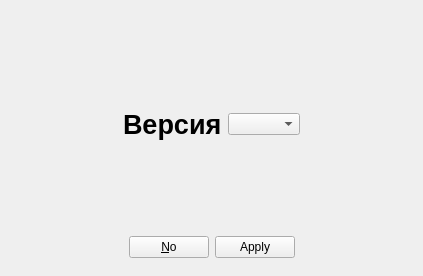
<?xml version="1.0" encoding="UTF-8"?>
<ui version="4.0">
 <class>Menu</class>
 <widget class="QMainWindow" name="Menu">
  <property name="geometry">
   <rect>
    <x>0</x>
    <y>0</y>
    <width>412</width>
    <height>276</height>
   </rect>
  </property>
  <property name="windowTitle">
   <string>MainWindow</string>
  </property>
  <widget class="QWidget" name="centralwidget">
   <layout class="QVBoxLayout" name="verticalLayout">
    <item>
     <widget class="QStackedWidget" name="windows_maker">
      <property name="currentIndex">
       <number>3</number>
      </property>
      <widget class="QWidget" name="pagr_main">
       <layout class="QGridLayout" name="gridLayout">
        <item row="0" column="2">
         <spacer name="horizontalSpacer">
          <property name="orientation">
           <enum>Qt::Horizontal</enum>
          </property>
          <property name="sizeHint" stdset="0">
           <size>
            <width>40</width>
            <height>20</height>
           </size>
          </property>
         </spacer>
        </item>
        <item row="0" column="1">
         <layout class="QVBoxLayout" name="verticalLayout_2">
          <item>
           <spacer name="verticalSpacer_2">
            <property name="orientation">
             <enum>Qt::Vertical</enum>
            </property>
            <property name="sizeHint" stdset="0">
             <size>
              <width>20</width>
              <height>40</height>
             </size>
            </property>
           </spacer>
          </item>
          <item>
           <widget class="QPushButton" name="btn_sync">
            <property name="text">
             <string>Отправить текущую версию в облако</string>
            </property>
           </widget>
          </item>
          <item>
           <widget class="QPushButton" name="btn_change_version">
            <property name="text">
             <string>Получить версию с облака</string>
            </property>
           </widget>
          </item>
          <item>
           <widget class="QPushButton" name="btn_cfg">
            <property name="text">
             <string>Изменить конфигурационный файл</string>
            </property>
           </widget>
          </item>
          <item>
           <spacer name="verticalSpacer">
            <property name="orientation">
             <enum>Qt::Vertical</enum>
            </property>
            <property name="sizeHint" stdset="0">
             <size>
              <width>20</width>
              <height>40</height>
             </size>
            </property>
           </spacer>
          </item>
         </layout>
        </item>
        <item row="0" column="0">
         <spacer name="horizontalSpacer_2">
          <property name="orientation">
           <enum>Qt::Horizontal</enum>
          </property>
          <property name="sizeHint" stdset="0">
           <size>
            <width>40</width>
            <height>20</height>
           </size>
          </property>
         </spacer>
        </item>
       </layout>
      </widget>
      <widget class="QWidget" name="status_window">
       <layout class="QVBoxLayout" name="verticalLayout_4">
        <item>
         <layout class="QVBoxLayout" name="verticalLayout_3">
          <item>
           <spacer name="verticalSpacer_3">
            <property name="orientation">
             <enum>Qt::Vertical</enum>
            </property>
            <property name="sizeHint" stdset="0">
             <size>
              <width>20</width>
              <height>40</height>
             </size>
            </property>
           </spacer>
          </item>
          <item>
           <widget class="QProgressBar" name="loadbar">
            <property name="value">
             <number>24</number>
            </property>
           </widget>
          </item>
          <item>
           <widget class="QFrame" name="frame">
            <property name="enabled">
             <bool>true</bool>
            </property>
            <property name="frameShape">
             <enum>QFrame::NoFrame</enum>
            </property>
            <property name="frameShadow">
             <enum>QFrame::Raised</enum>
            </property>
            <layout class="QHBoxLayout" name="horizontalLayout">
             <item>
              <spacer name="horizontalSpacer_3">
               <property name="orientation">
                <enum>Qt::Horizontal</enum>
               </property>
               <property name="sizeHint" stdset="0">
                <size>
                 <width>40</width>
                 <height>20</height>
                </size>
               </property>
              </spacer>
             </item>
             <item>
              <widget class="QLabel" name="status_line">
               <property name="text">
                <string>Status there</string>
               </property>
              </widget>
             </item>
             <item>
              <spacer name="horizontalSpacer_4">
               <property name="orientation">
                <enum>Qt::Horizontal</enum>
               </property>
               <property name="sizeHint" stdset="0">
                <size>
                 <width>40</width>
                 <height>20</height>
                </size>
               </property>
              </spacer>
             </item>
            </layout>
           </widget>
          </item>
          <item>
           <spacer name="verticalSpacer_5">
            <property name="orientation">
             <enum>Qt::Vertical</enum>
            </property>
            <property name="sizeHint" stdset="0">
             <size>
              <width>20</width>
              <height>40</height>
             </size>
            </property>
           </spacer>
          </item>
         </layout>
        </item>
       </layout>
      </widget>
      <widget class="QWidget" name="page_config">
       <layout class="QVBoxLayout" name="verticalLayout_5">
        <item>
         <spacer name="verticalSpacer_4">
          <property name="orientation">
           <enum>Qt::Vertical</enum>
          </property>
          <property name="sizeHint" stdset="0">
           <size>
            <width>20</width>
            <height>40</height>
           </size>
          </property>
         </spacer>
        </item>
        <item>
         <widget class="QLabel" name="info_local">
          <property name="text">
           <string>&lt;html&gt;&lt;head/&gt;&lt;body&gt;&lt;p&gt;&lt;span style=&quot; font-size:20pt; font-weight:600;&quot;&gt;Путь к локальной папке&lt;/span&gt;&lt;/p&gt;&lt;/body&gt;&lt;/html&gt;</string>
          </property>
         </widget>
        </item>
        <item>
         <widget class="QLineEdit" name="lineEdit_2">
          <property name="text">
           <string>/home/yepiwt/DrivenCloud</string>
          </property>
         </widget>
        </item>
        <item>
         <widget class="QLabel" name="info_token">
          <property name="text">
           <string>&lt;html&gt;&lt;head/&gt;&lt;body&gt;&lt;p&gt;&lt;span style=&quot; font-size:20pt; font-weight:600;&quot;&gt;Токен вк-апи&lt;/span&gt;&lt;/p&gt;&lt;/body&gt;&lt;/html&gt;</string>
          </property>
         </widget>
        </item>
        <item>
         <widget class="QLineEdit" name="lineEdit">
          <property name="text">
           <string>aklfjoewoirh2r234ksf</string>
          </property>
         </widget>
        </item>
        <item>
         <widget class="QFrame" name="frame_2">
          <property name="frameShape">
           <enum>QFrame::NoFrame</enum>
          </property>
          <property name="frameShadow">
           <enum>QFrame::Raised</enum>
          </property>
          <layout class="QHBoxLayout" name="horizontalLayout_2">
           <item>
            <widget class="QLabel" name="info_chat">
             <property name="text">
              <string>&lt;html&gt;&lt;head/&gt;&lt;body&gt;&lt;p align=&quot;justify&quot;&gt;&lt;span style=&quot; font-size:20pt; font-weight:600;&quot;&gt;Чат для синхронизации&lt;/span&gt;&lt;/p&gt;&lt;/body&gt;&lt;/html&gt;</string>
             </property>
            </widget>
           </item>
           <item>
            <widget class="QComboBox" name="comboBox_2">
             <item>
              <property name="text">
               <string>14</string>
              </property>
             </item>
            </widget>
           </item>
           <item>
            <spacer name="horizontalSpacer_5">
             <property name="orientation">
              <enum>Qt::Horizontal</enum>
             </property>
             <property name="sizeHint" stdset="0">
              <size>
               <width>40</width>
               <height>20</height>
              </size>
             </property>
            </spacer>
           </item>
          </layout>
         </widget>
        </item>
        <item>
         <spacer name="verticalSpacer_6">
          <property name="orientation">
           <enum>Qt::Vertical</enum>
          </property>
          <property name="sizeHint" stdset="0">
           <size>
            <width>20</width>
            <height>40</height>
           </size>
          </property>
         </spacer>
        </item>
        <item>
         <widget class="QDialogButtonBox" name="btn_dialog">
          <property name="standardButtons">
           <set>QDialogButtonBox::Cancel|QDialogButtonBox::Save</set>
          </property>
          <property name="centerButtons">
           <bool>true</bool>
          </property>
         </widget>
        </item>
       </layout>
      </widget>
      <widget class="QWidget" name="page_2">
       <layout class="QGridLayout" name="gridLayout_2">
        <item row="4" column="1">
         <spacer name="verticalSpacer_8">
          <property name="orientation">
           <enum>Qt::Vertical</enum>
          </property>
          <property name="sizeHint" stdset="0">
           <size>
            <width>20</width>
            <height>40</height>
           </size>
          </property>
         </spacer>
        </item>
        <item row="0" column="1">
         <spacer name="verticalSpacer_7">
          <property name="orientation">
           <enum>Qt::Vertical</enum>
          </property>
          <property name="sizeHint" stdset="0">
           <size>
            <width>20</width>
            <height>40</height>
           </size>
          </property>
         </spacer>
        </item>
        <item row="1" column="1">
         <layout class="QHBoxLayout" name="horizontalLayout_3">
          <item>
           <widget class="QLabel" name="label">
            <property name="text">
             <string>&lt;html&gt;&lt;head/&gt;&lt;body&gt;&lt;p&gt;&lt;span style=&quot; font-size:20pt; font-weight:600;&quot;&gt;Версия&lt;/span&gt;&lt;/p&gt;&lt;/body&gt;&lt;/html&gt;</string>
            </property>
           </widget>
          </item>
          <item>
           <widget class="QComboBox" name="comboBox"/>
          </item>
         </layout>
        </item>
        <item row="1" column="0">
         <spacer name="horizontalSpacer_6">
          <property name="orientation">
           <enum>Qt::Horizontal</enum>
          </property>
          <property name="sizeHint" stdset="0">
           <size>
            <width>40</width>
            <height>20</height>
           </size>
          </property>
         </spacer>
        </item>
        <item row="1" column="2">
         <spacer name="horizontalSpacer_8">
          <property name="orientation">
           <enum>Qt::Horizontal</enum>
          </property>
          <property name="sizeHint" stdset="0">
           <size>
            <width>40</width>
            <height>20</height>
           </size>
          </property>
         </spacer>
        </item>
        <item row="5" column="1">
         <widget class="QDialogButtonBox" name="buttonBox">
          <property name="orientation">
           <enum>Qt::Horizontal</enum>
          </property>
          <property name="standardButtons">
           <set>QDialogButtonBox::Apply|QDialogButtonBox::No</set>
          </property>
          <property name="centerButtons">
           <bool>true</bool>
          </property>
         </widget>
        </item>
       </layout>
      </widget>
     </widget>
    </item>
   </layout>
  </widget>
 </widget>
 <resources/>
 <connections/>
</ui>
